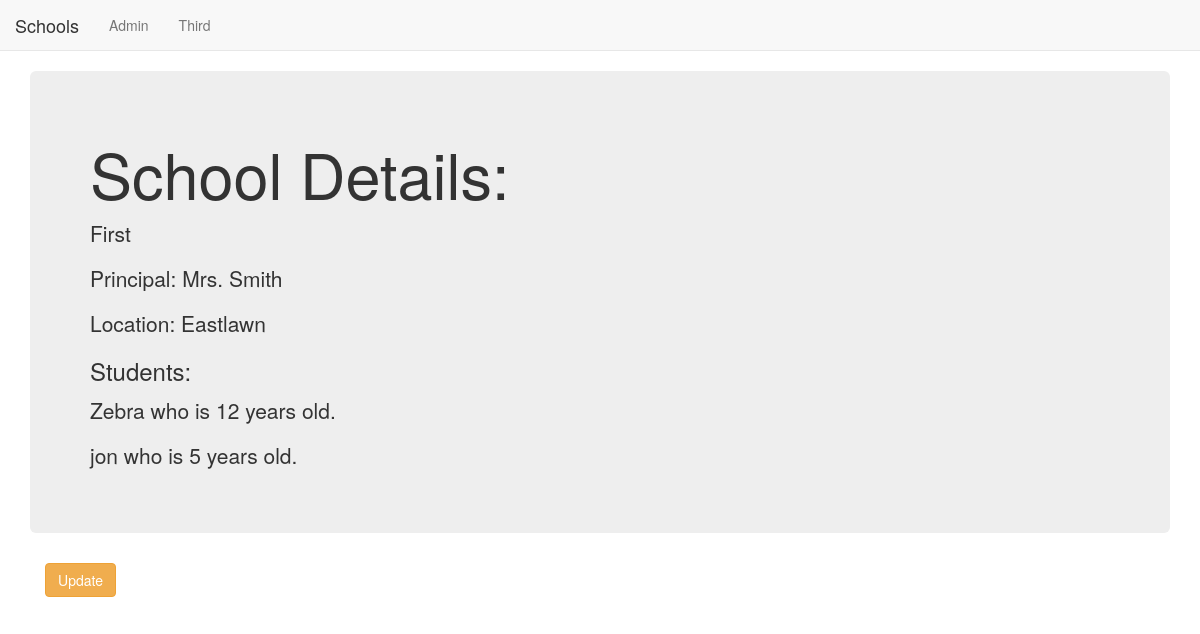
/basic_app/1/, run on an earlier commit of the app's database.
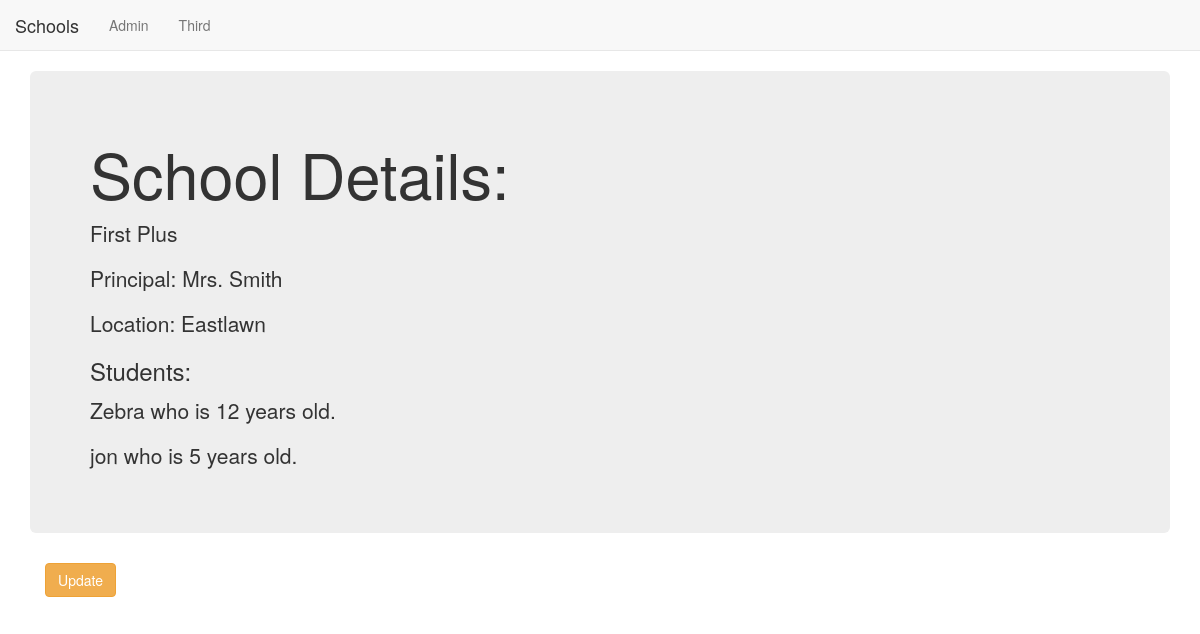
And on a later commit of the database.
### basic_app/models.py (models this page shows, shortened)
class School(models.Model):
    name = models.CharField(max_length=256)
    principal = models.CharField(max_length=256)
    location = models.CharField(max_length=256)

### basic_app/views.py (the view)
# urls.py: url(r'^(?P<pk>\d+)/$', views.SchoolDetailView.as_view(), name="detail"),
class SchoolDetailView(DetailView):
    context_object_name = 'school_details'
    model = models.School
    template_name = 'basic_app/school_detail.html'

### basic_app/templates/basic_app/school_detail.html
{% extends "basic_app/basic_app_base.html" %}
{% block body_block %}
<div class="jumbotron">
  <h1>School Details:</h1>
  <p>{{school_details.name}}</p>
  <p>Principal: {{school_details.principal}}</p>
  <p>Location: {{school_details.location}}</p>
  <h3>Students:</h3>
    {% for student in school_details.students.all %}
    <p>{{student.name}} who is {{student.age}} years old.</p>
    {% endfor %}
</div>
<div class="container">
  <p><a class="btn btn-warning" href="{% url 'basic_app:update' pk=school_details.pk%}">Update<a/></p>
</div>
{% endblock %}

What changed in the data, as far as the page shows it:
changed School "Mrs. Smith": name "First" → "First Plus"
